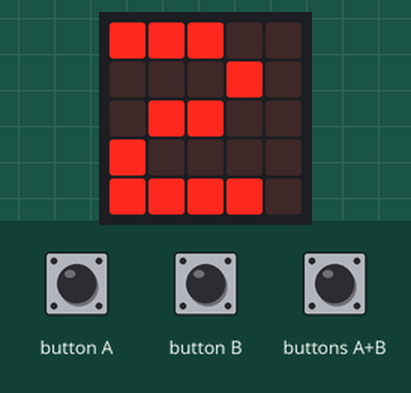
Recording of a program running on a simulated BBC micro:bit (MakeCode). Parts: the board's 5×5 LED display. Inputs (shaded band) come from the test bench. Random numbers come from a fixed seed.

Above: at 1.3 s.
1.4 s: button A pressed for 0.15 s
At 2.6 s:
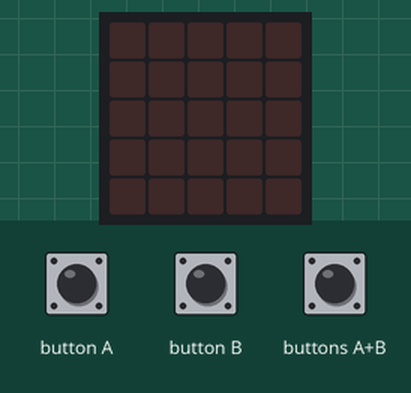
At 3.3 s:
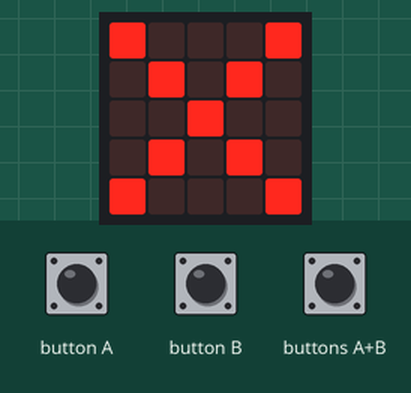
6.1 s: button B pressed for 0.15 s
9.2 s: buttons A+B pressed for 1 s
At 12.7 s:
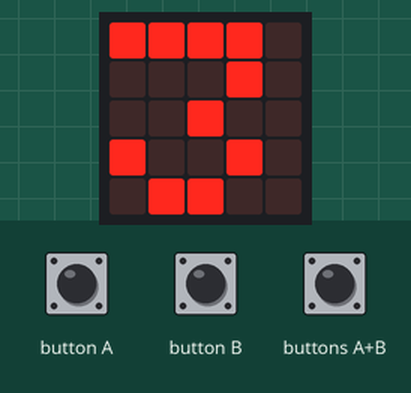
Timing chart, 0 to 13.3 s (numbered marks = the images above; inputs shaded):
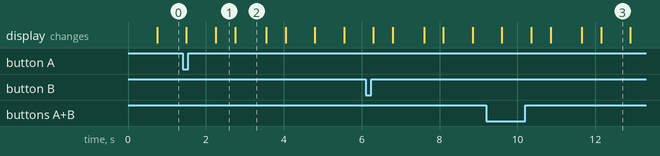

The program:

main.ts
```typescript
let input2 = 0
input.onButtonPressed(Button.A, function () {
    input2 = 1
})
input.onButtonPressed(Button.AB, function () {
    input2 = 2
})
input.onButtonPressed(Button.B, function () {
    input2 = 1
})
basic.forever(function () {
    while (true) {
        input2 = 0
        basic.showNumber(3)
        basic.showNumber(2)
        basic.showNumber(1)
        basic.clearScreen()
        basic.pause(500)
        if (input2 == randint(0, 2)) {
            basic.showNumber(input2)
            basic.clearScreen()
            basic.pause(100)
            basic.showNumber(input2)
            basic.clearScreen()
            basic.pause(100)
            basic.showNumber(input2)
        } else {
            basic.showLeds(`
                # . . . #
                . # . # .
                . . # . .
                . # . # .
                # . . . #
                `)
            basic.pause(400)
        }
        basic.clearScreen()
        basic.pause(500)
    }
})
```

test.ts
```typescript
// テストはここに来ます。このパッケージが拡張機能として使用されるときにはコンパイルされません。
```

Measured:
- what the display in image 1 shows lasts 0.5 s, from 2.3 s to 2.8 s
- what the display in image 2 shows lasts 0.8 s, from 2.8 s to 3.6 s
